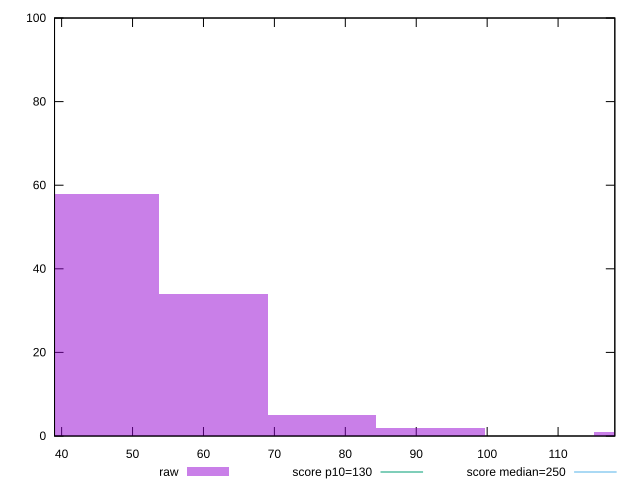

Here is the gnuplot script that generated this plot:
reset

$raw <<EOF
61.369142165775386 34
46.02685662433154 58
76.71142770721923 5
92.05371324866309 2
122.73828433155077 1
EOF

set key outside below
set boxwidth 15.342285541443847
set xrange [39:117.99999999999989]
set yrange [0:100]
set trange [0:100]
set style fill transparent solid 0.5 noborder

set parametric
set terminal svg size 640, 490 enhanced background rgb 'white'
set output "report_00009_2021-02-08T22-37-41.559Z/max-potential-fid/samples/pages+cached+noadtech+nomedia+nocss/raw/histogram.svg"

plot $raw title "raw" with boxes, \
     130,t title "score p10=130", \
     250,t title "score median=250"

reset
